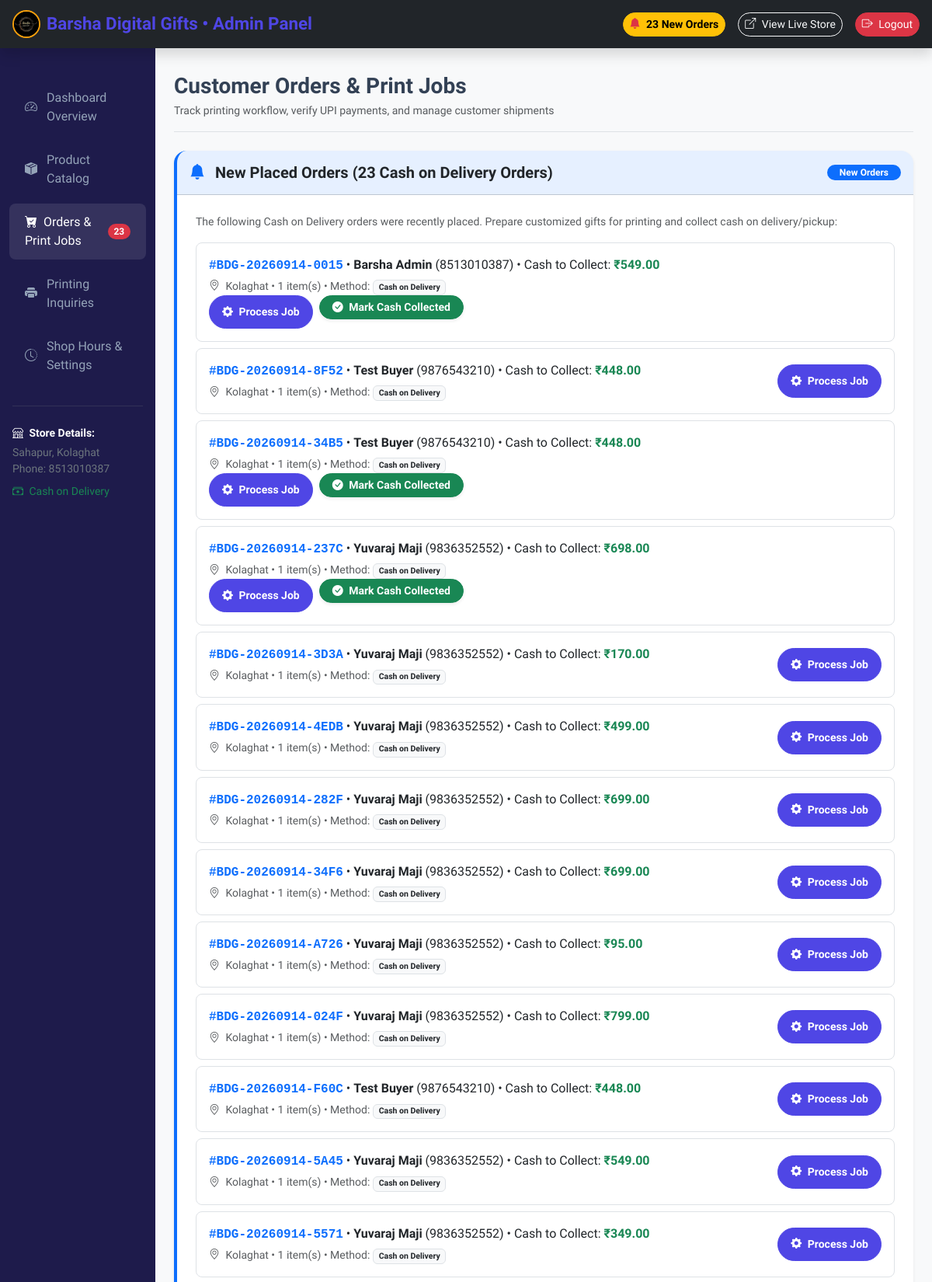
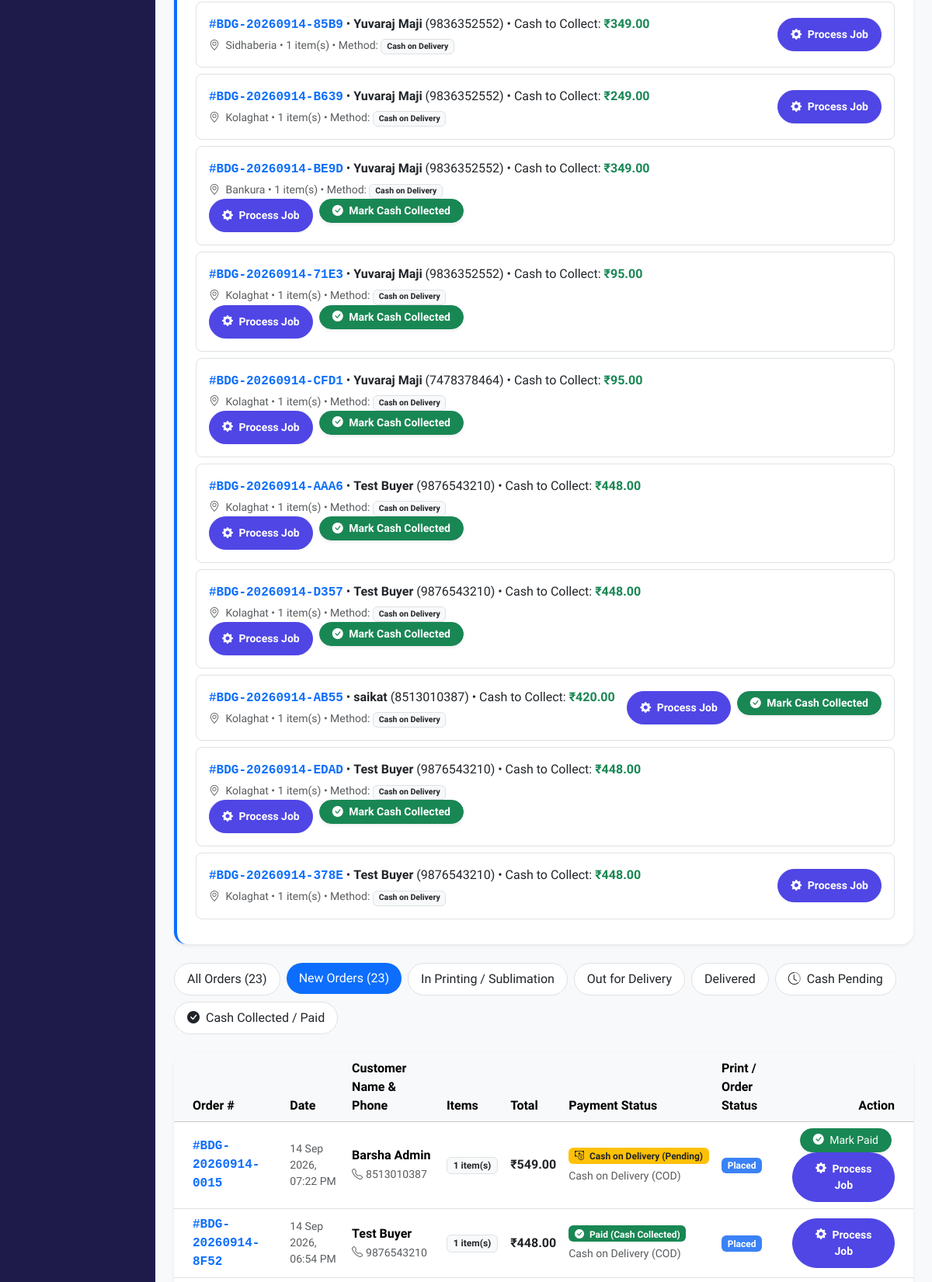
The app's page /admin/orders?status=Placed (signed in, upper part), older data (2 pictures, top to bottom).
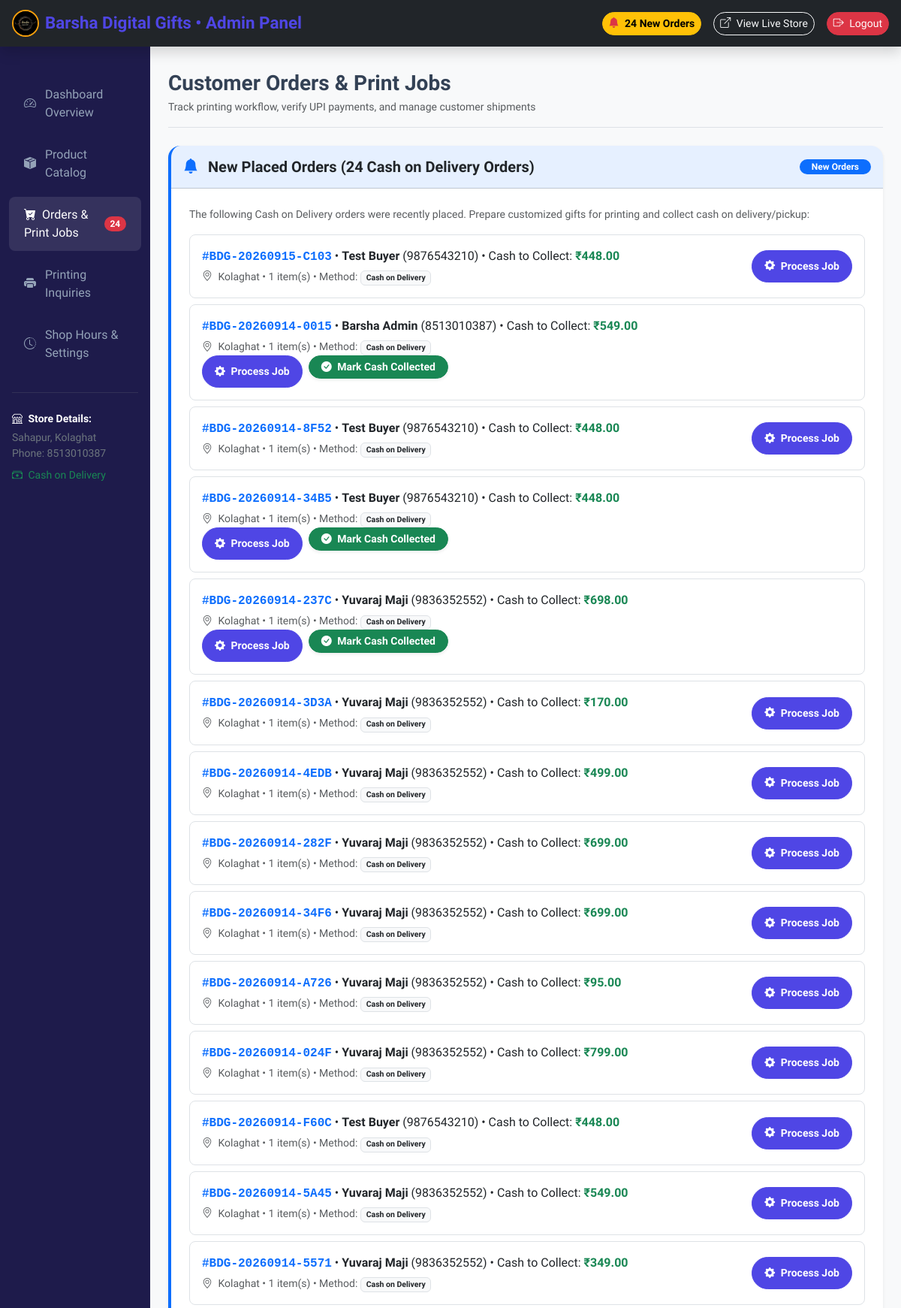
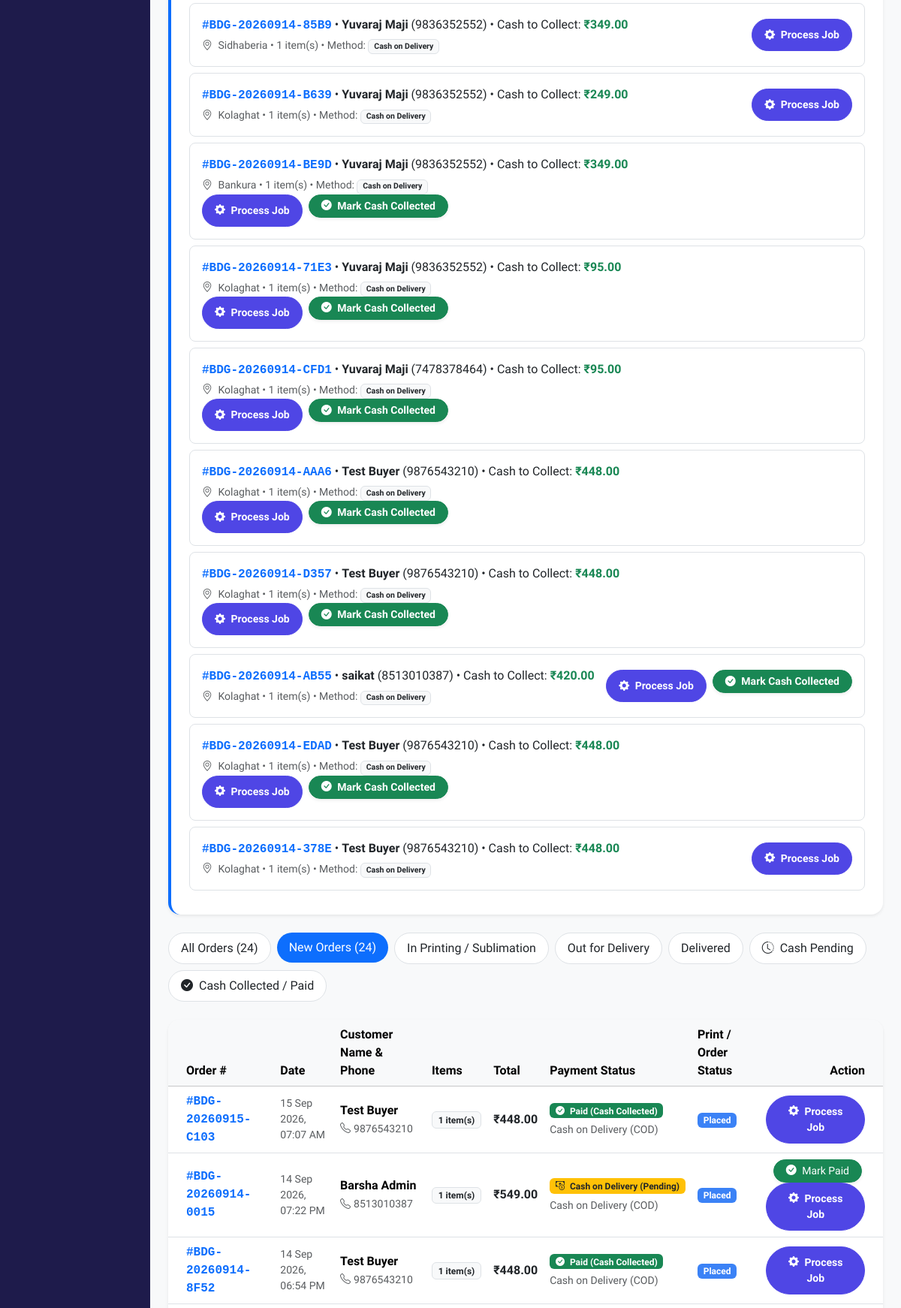
The same page, newer data (2 pictures, top to bottom).
### models.py (models this page shows, shortened)
class Order(db.Model):
    __tablename__ = 'orders'
    id = db.Column(db.Integer, primary_key=True)
    order_number = db.Column(db.String(32), unique=True, nullable=False, index=True)
    user_id = db.Column(db.Integer, db.ForeignKey('users.id'), nullable=True)
    customer_name = db.Column(db.String(120), nullable=False)
    customer_phone = db.Column(db.String(20), nullable=False)
    customer_email = db.Column(db.String(120), nullable=False)
    delivery_address = db.Column(db.Text, nullable=False)
    city = db.Column(db.String(100), default="Kolaghat")
    pincode = db.Column(db.String(20), default="721134")
    order_notes = db.Column(db.Text, nullable=True)
    total_amount = db.Column(db.Float, nullable=False)
    payment_method = db.Column(db.String(50), default='cod')  # 'razorpay', 'upi_qr', 'cod'
    payment_status = db.Column(db.String(50), default='Pending') # 'Pending', 'Paid', 'Failed', 'Verified'
    order_status = db.Column(db.String(50), default='Placed')    # 'Placed', 'Processing', 'In Printing', 'Shipped', 'Delivered', 'Cancelled'
    razorpay_order_id = db.Column(db.String(100), nullable=True)
    razorpay_payment_id = db.Column(db.String(100), nullable=True)
    upi_utr = db.Column(db.String(100), nullable=True)
    upi_screenshot = db.Column(db.String(255), nullable=True)
    created_at = db.Column(db.DateTime, default=utc_now)
    updated_at = db.Column(db.DateTime, default=utc_now, onupdate=utc_now)
    items = db.relationship('OrderItem', backref='order', lazy=True, cascade='all, delete-orphan')

### app.py (the view)
@app.route('/admin/orders')
@admin_required
def admin_orders():
    status_filter = request.args.get('status')
    payment_filter = request.args.get('payment_status')
    query = Order.query
    if status_filter:
        query = query.filter_by(order_status=status_filter)
    if payment_filter:
        query = query.filter_by(payment_status=payment_filter)
    orders_list = query.order_by(Order.created_at.desc()).all()
    new_placed_orders = Order.query.filter_by(order_status='Placed').order_by(Order.created_at.desc()).all()
    return render_template('admin/orders.html',
                           orders=orders_list,
                           current_status=status_filter,
                           current_payment=payment_filter,
                           new_placed_orders=new_placed_orders)

### templates/admin/orders.html (shortened to what this page needs)
{% extends "admin/base_admin.html" %}
{% block content %}
<div class="d-flex justify-content-between flex-wrap flex-md-nowrap align-items-center pt-2 pb-3 mb-4 border-bottom">
    <div>
        <h1 class="h3 fw-bold mb-1">Customer Orders &amp; Print Jobs</h1>
        <p class="text-muted small mb-0">Track printing workflow, verify UPI payments, and manage customer shipments</p>
    </div>
</div>
{% if new_placed_orders %}
<div class="card border-0 shadow-sm rounded-4 mb-4 border-start border-primary border-4 overflow-hidden">
    <div class="card-header bg-primary bg-opacity-10 py-3 d-flex justify-content-between align-items-center">
        <h5 class="fw-bold mb-0 text-dark">
            <i class="bi bi-bell-fill text-primary me-2"></i>
            New Placed Orders ({{ new_placed_orders|length }} Cash on Delivery Orders)
        </h5>
        <span class="badge bg-primary rounded-pill px-3 py-1">New Orders</span>
    </div>
    <div class="card-body p-3 p-md-4">
        <p class="text-muted small mb-3">The following Cash on Delivery orders were recently placed. Prepare customized gifts for printing and collect cash on delivery/pickup:</p>
        <div class="list-group">
            {% for p_ord in new_placed_orders %}
            <div class="list-group-item list-group-item-action d-flex flex-wrap justify-content-between align-items-center p-3 rounded-3 mb-2 border">
                <div>
                    <span class="fw-bold font-monospace text-primary">#{{ p_ord.order_number }}</span>
                    &bull; <strong>{{ p_ord.customer_name }}</strong> ({{ p_ord.customer_phone }})
                    &bull; Cash to Collect: <span class="fw-bold text-success">{{ p_ord.total_amount|currency }}</span>
                    <div class="small mt-1 text-muted">
                        <i class="bi bi-geo-alt me-1"></i> {{ p_ord.city }} &bull; {{ p_ord.items|length }} item(s) &bull; Method: <span class="badge bg-light text-dark border">Cash on Delivery</span>
                    </div>
                </div>
                <div class="mt-2 mt-md-0 d-flex gap-2">
                    <a href="{{ url_for('admin_order_detail', id=p_ord.id) }}" class="btn btn-primary-custom btn-sm rounded-pill px-3 fw-bold">
                        <i class="bi bi-gear-fill me-1"></i> Process Job
                    </a>
                    {% if p_ord.payment_status != 'Paid' %}
                    <form action="{{ url_for('admin_confirm_payment', id=p_ord.id) }}" method="POST" class="d-inline">
                        <button type="submit" class="btn btn-success btn-sm rounded-pill px-3 fw-bold shadow-sm" title="Mark cash collected and paid">
                            <i class="bi bi-check-circle-fill me-1"></i> Mark Cash Collected
                        </button>
                    </form>
                    {% endif %}
                </div>
            </div>
            {% endfor %}
        </div>
    </div>
</div>
{% endif %}
<ul class="nav nav-pills mb-4 gap-2">
    <li class="nav-item">
        <a class="nav-link rounded-pill {% if not current_status and not current_payment %}active{% else %}bg-white border text-dark{% endif %}" href="{{ url_for('admin_orders') }}">
            All Orders ({{ orders|length }})
        </a>
    </li>
    <li class="nav-item">
        <a class="nav-link rounded-pill {% if current_status == 'Placed' %}active{% else %}bg-white border text-dark{% endif %}" href="{{ url_for('admin_orders', status='Placed') }}">
            New Orders {% if new_placed_orders %}({{ new_placed_orders|length }}){% endif %}
        </a>
    </li>
    <li class="nav-item">
        <a class="nav-link rounded-pill {% if current_status == 'In Printing' %}active{% else %}bg-white border text-dark{% endif %}" href="{{ url_for('admin_orders', status='In Printing') }}">
            In Printing / Sublimation
        </a>
    </li>
    <li class="nav-item">
        <a class="nav-link rounded-pill {% if current_status == 'Shipped' %}active{% else %}bg-white border text-dark{% endif %}" href="{{ url_for('admin_orders', status='Shipped') }}">
            Out for Delivery
        </a>
    </li>
    <li class="nav-item">
        <a class="nav-link rounded-pill {% if current_status == 'Delivered' %}active{% else %}bg-white border text-dark{% endif %}" href="{{ url_for('admin_orders', status='Delivered') }}">
            Delivered
        </a>
    </li>
    <li class="nav-item">
        <a class="nav-link rounded-pill {% if current_payment == 'Pending' %}active bg-warning text-dark{% else %}bg-white border text-dark{% endif %}" href="{{ url_for('admin_orders', payment_status='Pending') }}">
            <i class="bi bi-clock-history me-1"></i> Cash Pending
        </a>
    </li>
    <li class="nav-item">
        <a class="nav-link rounded-pill {% if current_payment == 'Paid' %}active bg-success text-white{% else %}bg-white border text-dark{% endif %}" href="{{ url_for('admin_orders', payment_status='Paid') }}">
            <i class="bi bi-check-circle-fill me-1"></i> Cash Collected / Paid
        </a>
    </li>
</ul>
<div class="card border-0 shadow-sm rounded-4 overflow-hidden">
    <div class="table-responsive">
        <table class="table table-hover align-middle mb-0">
            <thead class="table-light">
                <tr>
                    <th class="ps-4">Order #</th>
                    <th>Date</th>
                    <th>Customer Name &amp; Phone</th>
                    <th>Items</th>
                    <th>Total</th>
                    <th>Payment Status</th>
                    <th>Print / Order Status</th>
                    <th class="text-end pe-4">Action</th>
                </tr>
            </thead>
            <tbody>
                {% if orders %}
                    {% for order in orders %}
                    <tr>
                        <td class="ps-4 font-monospace fw-bold text-primary">#{{ order.order_number }}</td>
                        <td class="small text-muted">{{ order.created_at.strftime('%d %b %Y, %I:%M %p') }}</td>
                        <td>
                            <div class="fw-bold">{{ order.customer_name }}</div>
                            <small class="text-muted"><i class="bi bi-telephone me-1"></i>{{ order.customer_phone }}</small>
                        </td>
                        <td>
                            <span class="badge bg-light text-dark border">{{ order.items|length }} item(s)</span>
                        </td>
                        <td class="fw-bold text-dark">{{ order.total_amount|currency }}</td>
                        <td>
                            {% if order.payment_status in ['Paid', 'Verified'] %}
                                <span class="badge bg-success">
                                    <i class="bi bi-check-circle-fill me-1"></i> Paid (Cash Collected)
                                </span>
                            {% else %}
                                <span class="badge bg-warning text-dark">
                                    <i class="bi bi-cash-coin me-1"></i> Cash on Delivery (Pending)
                                </span>
                            {% endif %}
                            <div class="small text-muted mt-1">{{ order.payment_method or 'Cash on Delivery' }}</div>
                        </td>
                        <td>
                            {% if order.order_status == 'Placed' %}
                                <span class="badge badge-placed">{{ order.order_status }}</span>
                            {% elif order.order_status == 'In Printing' %}
                                <span class="badge badge-printing">{{ order.order_status }}</span>
                            {% elif order.order_status == 'Delivered' %}
                                <span class="badge badge-delivered">{{ order.order_status }}</span>
                            {% elif order.order_status == 'Shipped' %}
                                <span class="badge badge-shipped">{{ order.order_status }}</span>
                            {% else %}
                                <span class="badge bg-secondary">{{ order.order_status }}</span>
                            {% endif %}
                        </td>
                        <td class="text-end pe-4">
                            {% if order.payment_status != 'Paid' %}
                            <form action="{{ url_for('admin_confirm_payment', id=order.id) }}" method="POST" class="d-inline">
                                <button type="submit" class="btn btn-sm btn-success rounded-pill px-3 shadow-sm me-1" title="Mark cash collected and paid">
                                    <i class="bi bi-check-circle-fill me-1"></i> Mark Paid
                                </button>
                            </form>
                            {% endif %}
                            <a href="{{ url_for('admin_order_detail', id=order.id) }}" class="btn btn-sm btn-primary-custom rounded-pill px-3">
                                <i class="bi bi-gear-fill me-1"></i> Process Job
                            </a>
                        </td>
                    </tr>
                    {% endfor %}
                {% endif %}
            </tbody>
        </table>
    </div>
</div>
{% endblock %}

### templates/admin/base_admin.html (shortened to what this page needs)
<!DOCTYPE html>
<html lang="en">
<head>
    <link href="https://cdn.jsdelivr.net/npm/bootstrap@5.3.3/dist/css/bootstrap.min.css" rel="stylesheet">
    <link rel="stylesheet" href="https://cdn.jsdelivr.net/npm/bootstrap-icons@1.11.3/font/bootstrap-icons.min.css">
    <link rel="stylesheet" href="{{ url_for('static', filename='css/style.css') }}">
</head>
<body class="bg-light">
    <nav class="navbar navbar-dark bg-dark sticky-top px-3 py-2 shadow">
        <a class="navbar-brand fw-bold d-flex align-items-center gap-2" href="{{ url_for('admin_dashboard') }}">
            <img src="{{ url_for('static', filename='images/logo.jpg') }}" alt="Logo" class="rounded-circle" style="width: 36px; height: 36px; object-fit: cover; border: 2px solid #f59e0b;">
            <span>Barsha Digital Gifts &bull; Admin Panel</span>
        </a>
        <div class="d-flex align-items-center gap-3">
            {% if new_orders_count > 0 %}
            <a href="{{ url_for('admin_orders', status='Placed') }}" class="btn btn-warning btn-sm rounded-pill fw-bold">
                <i class="bi bi-bell-fill text-danger me-1"></i> {{ new_orders_count }} New Order{% if new_orders_count > 1 %}s{% endif %}
            </a>
            {% endif %}
            <a href="{{ url_for('index') }}" class="btn btn-outline-light btn-sm rounded-pill" target="_blank">
                <i class="bi bi-box-arrow-up-right me-1"></i> View Live Store
            </a>
            <a href="{{ url_for('logout') }}" class="btn btn-danger btn-sm rounded-pill">
                <i class="bi bi-box-arrow-right me-1"></i> Logout
            </a>
        </div>
    </nav>
    <div class="container-fluid">
        <div class="row">
            <nav class="col-md-3 col-lg-2 d-md-block admin-sidebar collapse show" id="sidebarMenu">
                <div class="position-sticky pt-3">
                    <ul class="nav flex-column">
                        <li class="nav-item">
                            <a class="nav-link {% if request.endpoint == 'admin_dashboard' %}active{% endif %}" href="{{ url_for('admin_dashboard') }}">
                                <i class="bi bi-speedometer2"></i> Dashboard Overview
                            </a>
                        </li>
                        <li class="nav-item">
                            <a class="nav-link {% if 'product' in request.endpoint %}active{% endif %}" href="{{ url_for('admin_products') }}">
                                <i class="bi bi-box-seam-fill"></i> Product Catalog
                            </a>
                        </li>
                        <li class="nav-item">
                            <a class="nav-link d-flex align-items-center justify-content-between {% if 'order' in request.endpoint %}active{% endif %}" href="{{ url_for('admin_orders') }}">
                                <span><i class="bi bi-cart-check-fill me-1"></i> Orders &amp; Print Jobs</span>
                                {% if new_orders_count > 0 %}
                                <span class="badge bg-danger rounded-pill">{{ new_orders_count }}</span>
                                {% endif %}
                            </a>
                        </li>
                        <li class="nav-item">
                            <a class="nav-link {% if 'service' in request.endpoint %}active{% endif %}" href="{{ url_for('admin_services') }}">
                                <i class="bi bi-printer-fill"></i> Printing Inquiries
                            </a>
                        </li>
                        <li class="nav-item">
                            <a class="nav-link {% if 'settings' in request.endpoint %}active{% endif %}" href="{{ url_for('admin_settings') }}">
                                <i class="bi bi-clock-history"></i> Shop Hours &amp; Settings
                            </a>
                        </li>
                    </ul>
                    <hr class="border-secondary my-4 mx-3">
                    <div class="px-3 text-secondary small">
                        <div class="fw-bold text-white mb-1"><i class="bi bi-shop me-1"></i> Store Details:</div>
                        <div>Sahapur, Kolaghat</div>
                        <div>Phone: {{ shop_phone_1 }}</div>
                        <div class="mt-2 text-success"><i class="bi bi-cash-stack me-1"></i> Cash on Delivery</div>
                    </div>
                </div>
            </nav>
            <main class="col-md-9 ms-sm-auto col-lg-10 px-md-4 py-4">
                {% block content %}{% endblock %}
            </main>
        </div>
    </div>
</body>
</html>

Row changes from the older to the newer data that the page shows:
added Order: order_number "BDG-20260915-C103", customer_name "Test Buyer", customer_phone "9876543210", total_amount "₹448.00", city "Kolaghat", items|length "1", created_at "15 Sep 2026, 07:07 AM", payment_status "Paid" (drawn), payment_method "Cash on Delivery (COD)", order_status "Placed"
Text that changed along with them:
{{ new_orders_count }}: "23" → "24"
{{ new_placed_orders|length }}: "23" → "24"
{{ orders|length }}: "23" → "24"
